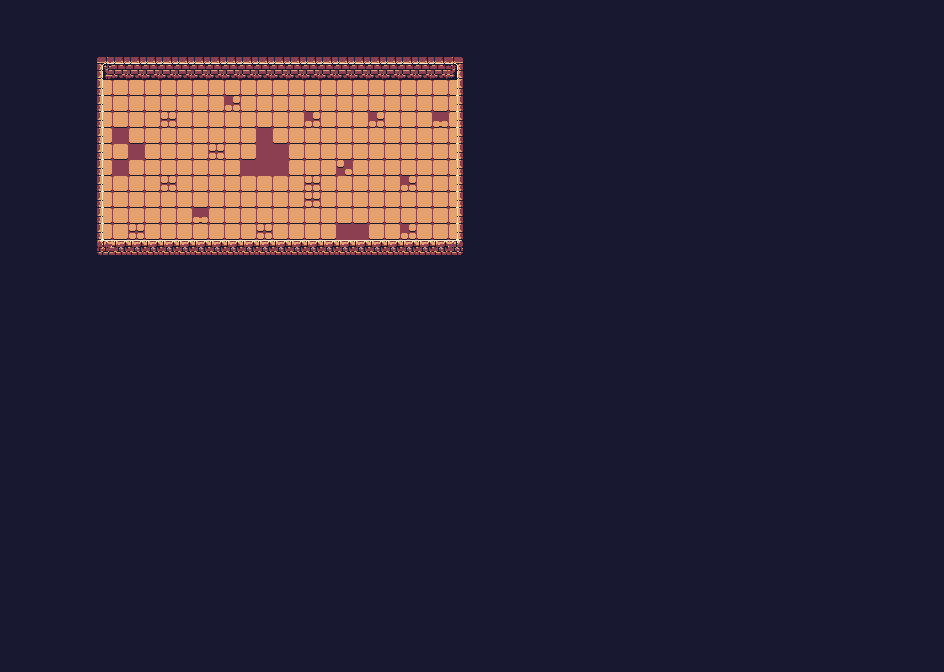

Rendered tile map (Tiled .tmx) drawn with the repository's tilesets; below, a short description and the map source with its tile grids summarised:
An orthogonal 59x42 tile map with 16x16 px tiles, 3 tile layers (Base, Floor, Side Walls) and 94 objects (player, camera, enemy/rat).

<map version="1.10" tiledversion="1.11.0" orientation="orthogonal" renderorder="right-down" width="59" height="42" tilewidth="16" tileheight="16" infinite="0" nextlayerid="8" nextobjectid="95">
 <properties>
  <property name="title" value="Untitled" />
 </properties>
 <tileset firstgid="1" source="tileset.tsx" />
 <layer id="1" name="Base" width="59" height="42">
  <properties><property name="renderLayer" value="floor" /></properties>
  <data>[2478 cells, 2478 non-empty, 1 distinct tile ids]</data>
 </layer>
 <layer id="2" name="Floor" width="59" height="42">
  <properties><property name="renderLayer" value="floor" /></properties>
  <data>[2478 cells, 299 non-empty, 12 distinct tile ids]</data>
 </layer>
 <layer id="3" name="Side Walls" width="59" height="42">
  <properties><property name="renderLayer" value="floor" /></properties>
  <data>[2478 cells, 43 non-empty, 5 distinct tile ids]</data>
 </layer>
 <objectgroup id="4" name="walls" visible="0">
  <object id="1" x="96" y="64" width="16" height="16">
   <properties>
    <property name="opaque" type="bool" value="true" />
   </properties>
  </object>
  <object id="2" x="112" y="58" width="16" height="6">
   <properties>
    <property name="opaque" type="bool" value="true" />
   </properties>
  </object>
  <object id="3" x="112" y="64" width="16" height="16">
   <properties>
    <property name="opaque" type="bool" value="true" />
   </properties>
  </object>
  <object id="4" x="128" y="58" width="16" height="6">
   <properties>
    <property name="opaque" type="bool" value="true" />
   </properties>
  </object>
  <object id="5" x="128" y="64" width="16" height="16">
   <properties>
    <property name="opaque" type="bool" value="true" />
   </properties>
  </object>
  <object id="6" x="144" y="58" width="16" height="6">
   <properties>
    <property name="opaque" type="bool" value="true" />
   </properties>
  </object>
  <object id="7" x="144" y="64" width="16" height="16">
   <properties>
    <property name="opaque" type="bool" value="true" />
   </properties>
  </object>
  <object id="8" x="160" y="58" width="16" height="6">
   <properties>
    <property name="opaque" type="bool" value="true" />
   </properties>
  </object>
  <object id="9" x="160" y="64" width="16" height="16">
   <properties>
    <property name="opaque" type="bool" value="true" />
   </properties>
  </object>
  <object id="10" x="176" y="58" width="16" height="6">
   <properties>
    <property name="opaque" type="bool" value="true" />
   </properties>
  </object>
  <object id="11" x="176" y="64" width="16" height="16">
   <properties>
    <property name="opaque" type="bool" value="true" />
   </properties>
  </object>
  <object id="12" x="192" y="58" width="16" height="6">
   <properties>
    <property name="opaque" type="bool" value="true" />
   </properties>
  </object>
  <object id="13" x="192" y="64" width="16" height="16">
   <properties>
    <property name="opaque" type="bool" value="true" />
   </properties>
  </object>
  <object id="14" x="208" y="58" width="16" height="6">
   <properties>
    <property name="opaque" type="bool" value="true" />
   </properties>
  </object>
  <object id="15" x="208" y="64" width="16" height="16">
   <properties>
    <property name="opaque" type="bool" value="true" />
   </properties>
  </object>
  <object id="16" x="224" y="58" width="16" height="6">
   <properties>
    <property name="opaque" type="bool" value="true" />
   </properties>
  </object>
  <object id="17" x="224" y="64" width="16" height="16">
   <properties>
    <property name="opaque" type="bool" value="true" />
   </properties>
  </object>
  <object id="18" x="240" y="58" width="16" height="6">
   <properties>
    <property name="opaque" type="bool" value="true" />
   </properties>
  </object>
  <object id="19" x="240" y="64" width="16" height="16">
   <properties>
    <property name="opaque" type="bool" value="true" />
   </properties>
  </object>
  <object id="20" x="256" y="58" width="16" height="6">
   <properties>
    <property name="opaque" type="bool" value="true" />
   </properties>
  </object>
  <object id="21" x="256" y="64" width="16" height="16">
   <properties>
    <property name="opaque" type="bool" value="true" />
   </properties>
  </object>
  <object id="22" x="272" y="58" width="16" height="6">
   <properties>
    <property name="opaque" type="bool" value="true" />
   </properties>
  </object>
  <object id="23" x="272" y="64" width="16" height="16">
   <properties>
    <property name="opaque" type="bool" value="true" />
   </properties>
  </object>
  <object id="24" x="288" y="58" width="16" height="6">
   <properties>
    <property name="opaque" type="bool" value="true" />
   </properties>
  </object>
  <object id="25" x="288" y="64" width="16" height="16">
   <properties>
    <property name="opaque" type="bool" value="true" />
   </properties>
  </object>
  <object id="26" x="304" y="58" width="16" height="6">
   <properties>
    <property name="opaque" type="bool" value="true" />
   </properties>
  </object>
  <object id="27" x="304" y="64" width="16" height="16">
   <properties>
    <property name="opaque" type="bool" value="true" />
   </properties>
  </object>
  <object id="28" x="320" y="58" width="16" height="6">
   <properties>
    <property name="opaque" type="bool" value="true" />
   </properties>
  </object>
  <object id="29" x="320" y="64" width="16" height="16">
   <properties>
    <property name="opaque" type="bool" value="true" />
   </properties>
  </object>
  <object id="30" x="336" y="58" width="16" height="6">
   <properties>
    <property name="opaque" type="bool" value="true" />
   </properties>
  </object>
  <object id="31" x="336" y="64" width="16" height="16">
   <properties>
    <property name="opaque" type="bool" value="true" />
   </properties>
  </object>
  <object id="32" x="352" y="58" width="16" height="6">
   <properties>
    <property name="opaque" type="bool" value="true" />
   </properties>
  </object>
  <object id="33" x="352" y="64" width="16" height="16">
   <properties>
    <property name="opaque" type="bool" value="true" />
   </properties>
  </object>
  <object id="34" x="368" y="58" width="16" height="6">
   <properties>
    <property name="opaque" type="bool" value="true" />
   </properties>
  </object>
  <object id="35" x="368" y="64" width="16" height="16">
   <properties>
    <property name="opaque" type="bool" value="true" />
   </properties>
  </object>
  <object id="36" x="384" y="58" width="16" height="6">
   <properties>
    <property name="opaque" type="bool" value="true" />
   </properties>
  </object>
  <object id="37" x="384" y="64" width="16" height="16">
   <properties>
    <property name="opaque" type="bool" value="true" />
   </properties>
  </object>
  <object id="38" x="400" y="58" width="16" height="6">
   <properties>
    <property name="opaque" type="bool" value="true" />
   </properties>
  </object>
  <object id="39" x="400" y="64" width="16" height="16">
   <properties>
    <property name="opaque" type="bool" value="true" />
   </properties>
  </object>
  <object id="40" x="416" y="58" width="16" height="6">
   <properties>
    <property name="opaque" type="bool" value="true" />
   </properties>
  </object>
  <object id="41" x="416" y="64" width="16" height="16">
   <properties>
    <property name="opaque" type="bool" value="true" />
   </properties>
  </object>
  <object id="42" x="432" y="58" width="16" height="6">
   <properties>
    <property name="opaque" type="bool" value="true" />
   </properties>
  </object>
  <object id="43" x="432" y="64" width="16" height="16">
   <properties>
    <property name="opaque" type="bool" value="true" />
   </properties>
  </object>
  </objectgroup>
 <objectgroup id="5" name="entities">
  <!-- 3 objects omitted --></objectgroup>
</map>
<!-- 51 of 94 objects omitted -->
